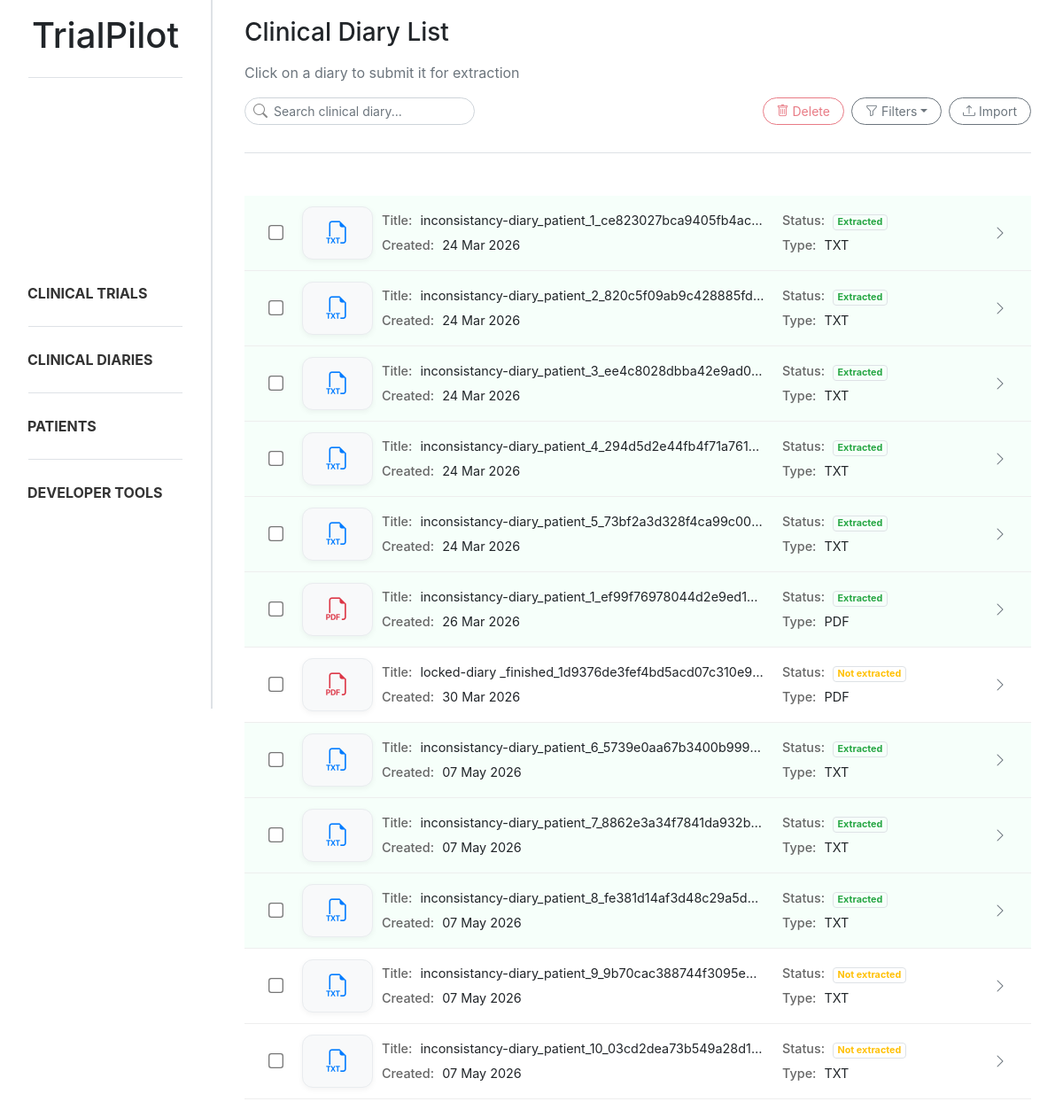
Before: /diaries/ with the older database file.
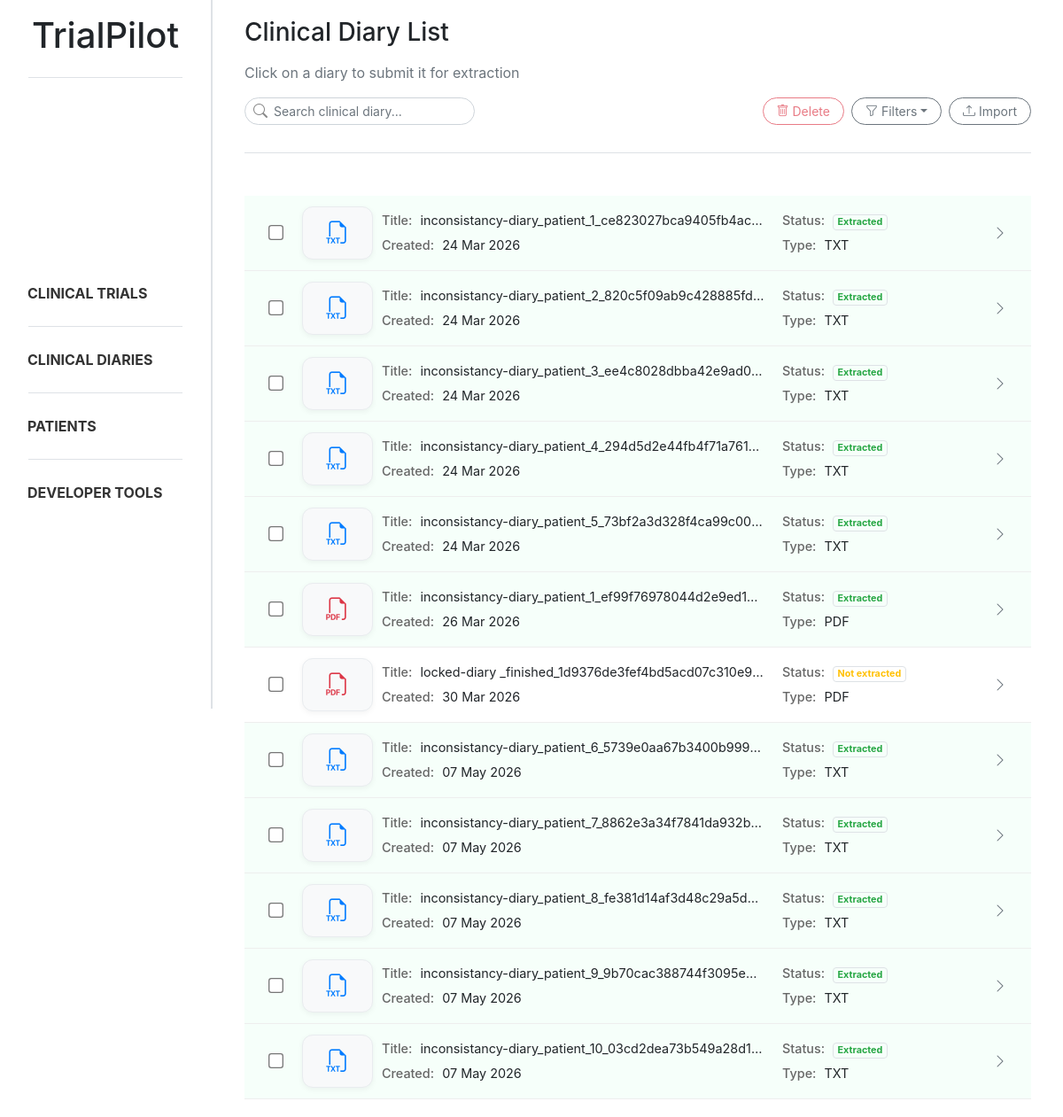
After: the same page with the newer database file.
### trialpilot/models.py (models this page shows, shortened)
class Document(models.Model):
    class DocumentType(models.TextChoices):
        CLINICAL_DIARY = "diary", "Clinical Diary"
        CLINICAL_TRIAL = "trial", "Clinical Trial"
    title = models.CharField(max_length=255)
    type = models.CharField(max_length=20, choices=DocumentType.choices)
    extracted = models.BooleanField(default=False)
    created_at = models.DateTimeField(auto_now_add=True)
    updated_at = models.DateTimeField(auto_now=True)

### trialpilot/views.py (the view)
# urls.py: path('diaries/', diary_list, name='diary_list'),
def diary_list(request):
    search = request.GET.get("search", "").strip()
    status = request.GET.get("status", "").strip()
    file_type = request.GET.get("file_type", "").strip().lower()
    diaries = Document.objects.filter(type=Document.DocumentType.CLINICAL_DIARY)
    if search:
        diaries = diaries.filter(title__icontains=search)
    if status == "extracted":
        diaries = diaries.filter(extracted=True)
    elif status == "not_extracted":
        diaries = diaries.filter(extracted=False)
    diary_data = []
    for diary in diaries:
        if "." in diary.title:
            original_name, ext = diary.title.rsplit('.', 1)
            ext = ext.lower()
        else:
            ext = ""
        if file_type and ext != file_type:
            continue
        diary_data.append((diary, ext))
    return render(request, 'trialpilot/diary_list.html', {
        'diary_data': diary_data,
        'search': search,
        'status': status,
        'file_type': file_type,
    })

### trialpilot/templates/trialpilot/diary_list.html (shortened to what this page needs)
{% extends "trialpilot/base.html" %}
{% block content %}
<div class="d-flex flex-column mb-4 ml-3 mr-3">
    <h3 class="mb-3">Clinical Diary List</h3>
    <p class="text-muted">Click on a diary to submit it for extraction</p>
    <div class="d-flex justify-content-between align-items-center mb-3">
        <form method="GET">
            <div class="position-relative" style="width:260px">
                <i class="bi bi-search position-absolute"
                    style="left:10px; top:50%; transform:translateY(-50%); color:#888;"></i>
                <input type="text" name="search" value="{{ search }}" class="form-control form-control-sm rounded-ui"
                    style="padding-left: 32px;" placeholder="Search clinical diary...">
            </div>
        </form>
        <div class="d-flex gap-2">
            <button id="deleteBtn" data-url="{% url 'diary_remove' %}" class="btn btn-outline-danger btn-sm rounded-ui"
                style="margin-right: 0.5rem;" disabled>
                <i class="bi bi-trash"></i>
                Delete
            </button>
            <div class="dropdown me-2">
                <button class="btn btn-outline-secondary btn-sm rounded-ui dropdown-toggle d-flex align-items-center gap-2 mr-2"
                    type="button" data-bs-toggle="dropdown" aria-expanded="false">
                    <i class="bi bi-funnel mr-1"></i>
                    Filters
                </button>
            </div>
            <button class="btn btn-outline-secondary btn-sm rounded-ui" data-bs-toggle="modal"
                data-bs-target="#uploadModal">
                <i class="bi bi-upload"></i>
                Import
            </button>
        </div>
    </div>
    <div class="sidebar-divider mb-4"></div>
</div>
<div class="diary-list ml-3 mr-3">
    {% for diary, extension in diary_data %}
    <div class="diary-card diary-row diary-card-trigger {% if diary.extracted %}extracted{% endif %}"
        data-diary-id="{{ diary.id }}"
        data-diary-title="{{ diary.title }}"
        data-diary-extracted="{{ diary.extracted }}">
        <div class="diary-layout">
            <div class="container-diary-checkbox">
                <input type="checkbox"
                    class="form-check-input diary-checkbox"
                    value="{{ diary.id }}">
            </div>
            <div class="diary-id">
                {% if extension == "pdf" %}
                <i class="bi bi-filetype-pdf text-danger"></i>
                {% else %}
                <i class="bi bi-filetype-txt text-primary"></i>
                {% endif %}
            </div>
            <div class="diary-grid">
                <div>
                    <strong>Title:</strong> {{ diary.title }}
                </div>
                <div>
                    <strong>Status:</strong>
                    {% if diary.extracted %}
                    <span class="badge rounded-pill bg-success-subtle text-success border">
                        Extracted
                    </span>
                    {% else %}
                    <span class="badge rounded-pill bg-warning-subtle text-warning border">
                        Not extracted
                    </span>
                    {% endif %}
                </div>
                <div>
                    <strong>Created:</strong> {{ diary.created_at|date:"d M Y" }}
                </div>
                <div>
                    <strong>Type:</strong> {{ extension|upper }}
                </div>
            </div>
            <div class="diary-actions">
                <i class="bi bi-chevron-right text-muted"></i>
            </div>
        </div>
    </div>
    {% endfor %}
</div>
{% endblock %}

Changed rows visible on the page:
changed Document "inconsistancy-diary_patient_9_9b70cac388744f3095e…": extracted "Not extracted" → "Extracted"
changed Document "inconsistancy-diary_patient_10_03cd2dea73b549a28d1…": extracted "Not extracted" → "Extracted"
